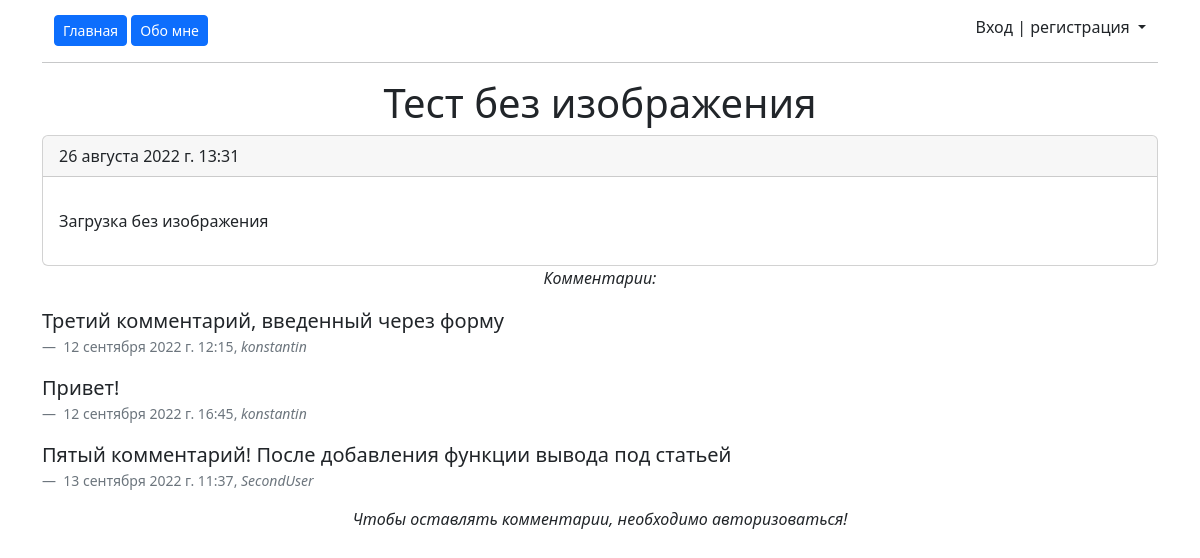
The page /test-without-image on the database as committed earlier.
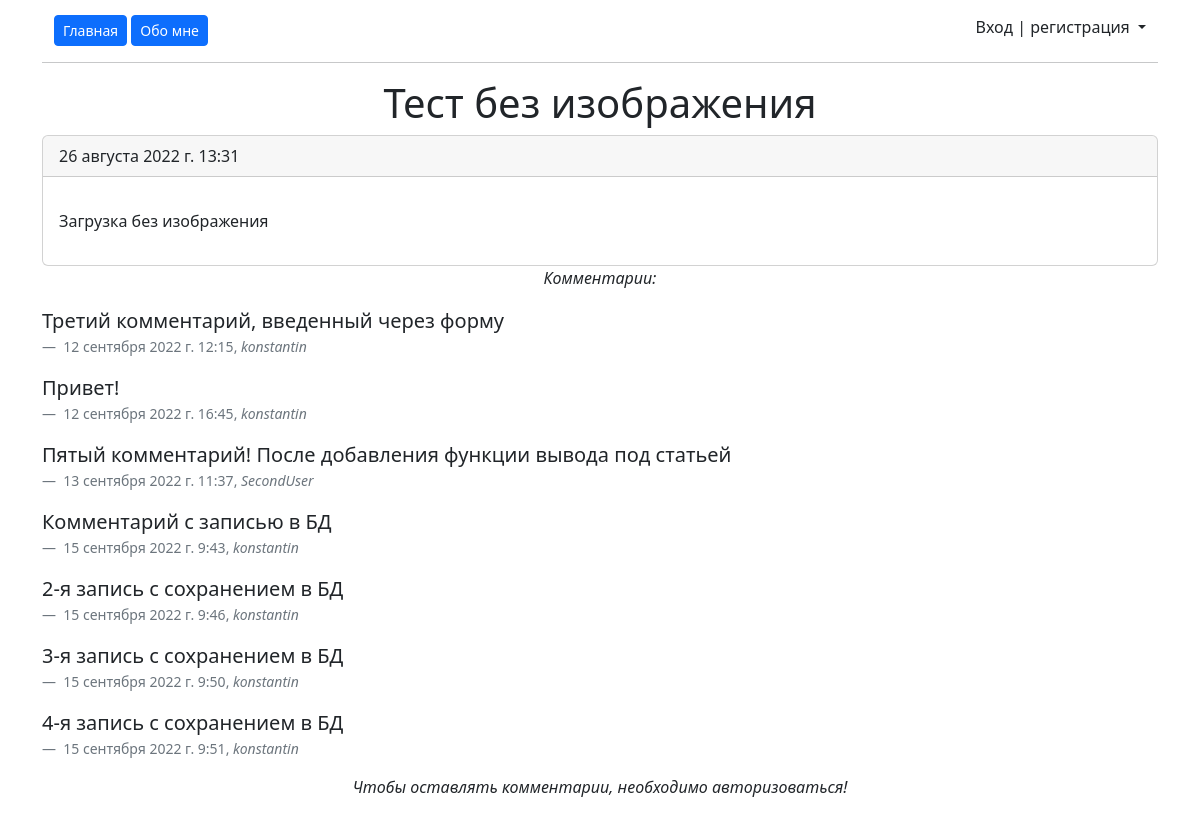
The same page on the database as committed later.
### main/models.py (models this page shows, shortened)
class Comments(models.Model):
    comment = models.TextField(blank=True, verbose_name='Введите текст комментария', )
    time_create = models.DateTimeField(auto_now_add=True, verbose_name='Создан комментарий')
    is_published = models.BooleanField(default=True, verbose_name='Опубликовано')
    author = models.ForeignKey(User, blank=True, null=True, on_delete=models.CASCADE, verbose_name='Автор')
    article = models.ForeignKey(Article,
                                blank=True,
                                null=True,
                                on_delete=models.CASCADE,
                                related_name='comments_articles',
                                verbose_name='Статья')
    class Meta:
        verbose_name = 'Комментарий'
        verbose_name_plural = 'Комментарии'
        ordering = ['time_create']

### main/views.py (the view, shortened to what this page needs)
# urls.py: path('<slug:slug>', views.ArticlesDetailView.as_view(), name='article_detail'),
class ArticlesDetailView(FormMixin, DetailView):
    model = Article
    template_name = 'main/article.html'
    context_object_name = 'article'
    title = Article.title
    form_class = CommentForm

### main/templates/main/article.html (shortened to what this page needs)
{% extends 'main/layout.html' %}
{% block content %}
<h1 align="center">{{ article.title }}</h1>
<div class="card">
  <div class="card-header">
    {{ article.time_create }}
  </div>
  <div class="card-body">
    <p class="card-text">{{ article.content|linebreaks }}</p>
  </div>
</div>
<p align="center"><em>Комментарии:</em></p>
  {% for el in article.comments_articles.all %}
  <figure>
    <blockquote class="blockquote">
      <p>{{ el.comment }}</p>
    </blockquote>
    <figcaption class="blockquote-footer">
      {{ el.time_create }}, <cite title="Source Title">{{ el.author }}</cite>
    </figcaption>
  </figure>
  {% endfor %}
{% if user.is_active %}
<hr>
<form method="post">
  {% csrf_token %}
    {{ form.as_p }}
  <div class="form-error">{{ form.errors }}</div>
    <input type="submit" class="btn btn-outline-secondary btn-sm" value="Добавить">
</form>
{% else %}
<p align="center"><em>Чтобы оставлять комментарии, необходимо авторизоваться!</em></p>
{% endif %}
{% endblock %}

Rows that differ between the two databases and show on the page:
added Comments: comment "Комментарий с записью в БД", time_create "15 сентября 2022 г. 9:43", author "konstantin"
added Comments: comment "2-я запись с сохранением в БД", time_create "15 сентября 2022 г. 9:46", author "konstantin"
added Comments: comment "3-я запись с сохранением в БД", time_create "15 сентября 2022 г. 9:50", author "konstantin"
added Comments: comment "4-я запись с сохранением в БД", time_create "15 сентября 2022 г. 9:51", author "konstantin"
